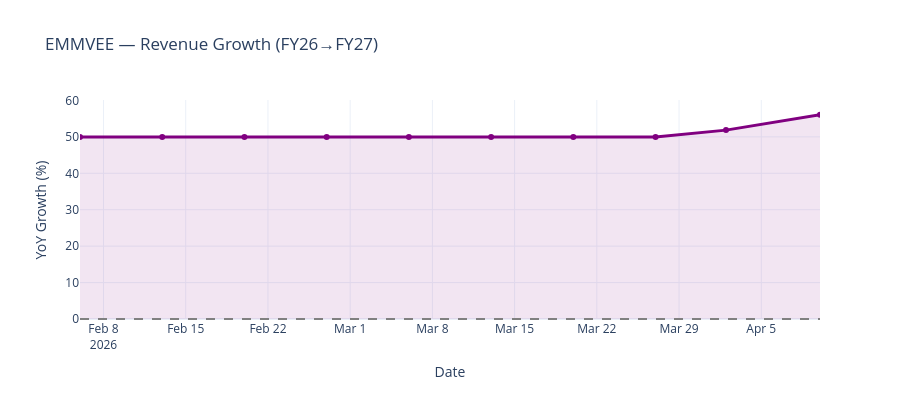

The notebook cell this image was saved under:
### Code cell
# ================= CHART 6: REVENUE GROWTH =================
df_rg = df_t[df_t["FIN Yr"].isin([Y1, Y2])].copy()
df_y1 = df_rg[df_rg["FIN Yr"] == Y1][["Date", "Rev.(Avg)"]].rename(columns={"Rev.(Avg)": "Rev_Y1"})
df_y2 = df_rg[df_rg["FIN Yr"] == Y2][["Date", "Rev.(Avg)"]].rename(columns={"Rev.(Avg)": "Rev_Y2"})
df_growth = df_y1.merge(df_y2, on="Date", how="inner")
df_growth["Rev_Growth_Pct"] = ((df_growth["Rev_Y2"] / df_growth["Rev_Y1"]) - 1) * 100

fig = go.Figure()
fig.add_trace(go.Scatter(x=df_growth["Date"], y=df_growth["Rev_Growth_Pct"],
    name="Rev Growth Y1→Y2", mode="lines+markers", line=dict(color="purple", width=3),
    fill="tozeroy", fillcolor="rgba(128,0,128,0.1)",
    hovertemplate="<b>YoY Rev Growth</b><br>%{x|%Y-%m-%d}<br>%{y:.1f}%<extra></extra>"))
fig.add_hline(y=0, line_dash="dash", line_color="gray")
fig.update_layout(title=f"{TICKER} — Revenue Growth ({Y1}→{Y2})",
    xaxis_title="Date", yaxis_title="YoY Growth (%)",
    hovermode="x unified", height=400, template="plotly_white")
fig.show()
print(f"Rev growth: {df_growth['Rev_Growth_Pct'].min():.1f}%-{df_growth['Rev_Growth_Pct'].max():.1f}%, Latest: {df_growth['Rev_Growth_Pct'].iloc[-1]:.1f}%")

### Figure 1 — Plotly figure (JSON) as saved in the notebook; plotly's stock layout.template omitted (floating-point values rounded to 4 significant figures)
{"data": [{"fill": "tozeroy", "fillcolor": "rgba(128,0,128,0.1)", "hovertemplate": "<b>YoY Rev Growth</b><br>%{x|%Y-%m-%d}<br>%{y:.1f}%<extra></extra>", "line": {"color": "purple", "width": 3}, "mode": "lines+markers", "name": "Rev Growth Y1→Y2", "type": "scatter", "x": ["2026-02-06T00:00:00", "2026-02-13T00:00:00", "2026-02-20T00:00:00", "2026-02-27T00:00:00", "2026-03-06T00:00:00", "2026-03-13T00:00:00", "2026-03-20T00:00:00", "2026-03-27T00:00:00", "2026-04-02T00:00:00", "2026-04-10T00:00:00"], "y": [49.95, 49.95, 49.95, 49.95, 49.95, 49.95, 49.95, 49.95, 51.86, 56.08]}], "layout": {"height": 400, "hovermode": "x unified", "shapes": [{"line": {"color": "gray", "dash": "dash"}, "type": "line", "x0": 0, "x1": 1, "xref": "x domain", "y0": 0, "y1": 0, "yref": "y"}], "title": {"text": "EMMVEE — Revenue Growth (FY26→FY27)"}, "xaxis": {"title": {"text": "Date"}}, "yaxis": {"title": {"text": "YoY Growth (%)"}}}}
